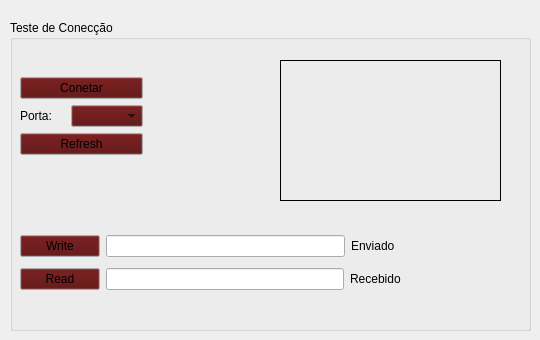
          <widget class="QWidget" name="tab_7">
           <attribute name="title">
            <string>Comunicação</string>
           </attribute>
           <widget class="QGroupBox" name="groupBox_4">
            <property name="geometry">
             <rect>
              <x>10</x>
              <y>20</y>
              <width>521</width>
              <height>311</height>
             </rect>
            </property>
            <property name="title">
             <string>Teste de Conecção</string>
            </property>
            <widget class="QLabel" name="label_10">
             <property name="geometry">
              <rect>
               <x>60</x>
               <y>140</y>
               <width>62</width>
               <height>17</height>
              </rect>
             </property>
             <property name="text">
              <string/>
             </property>
            </widget>
            <widget class="QLabel" name="monitor">
             <property name="geometry">
              <rect>
               <x>270</x>
               <y>40</y>
               <width>221</width>
               <height>141</height>
              </rect>
             </property>
             <property name="frameShape">
              <enum>QFrame::Box</enum>
             </property>
             <property name="text">
              <string/>
             </property>
            </widget>
            <widget class="QWidget" name="">
             <property name="geometry">
              <rect>
               <x>10</x>
               <y>210</y>
               <width>381</width>
               <height>66</height>
              </rect>
             </property>
             <layout class="QGridLayout" name="gridLayout_70">
              <item row="0" column="0">
               <layout class="QGridLayout" name="gridLayout_69">
                <item row="0" column="0">
                 <layout class="QGridLayout" name="gridLayout_66">
                  <item row="0" column="0">
                   <widget class="QPushButton" name="write_data">
                    <property name="palette">
                     <palette>
                      <active>
                       <colorrole role="Button">
                        <brush brushstyle="SolidPattern">
                         <color alpha="255">
                          <red>84</red>
                          <green>2</green>
                          <blue>2</blue>
                         </color>
                        </brush>
                       </colorrole>
                      </active>
                      <inactive>
                       <colorrole role="Button">
                        <brush brushstyle="SolidPattern">
                         <color alpha="255">
                          <red>84</red>
                          <green>2</green>
                          <blue>2</blue>
                         </color>
                        </brush>
                       </colorrole>
                      </inactive>
                      <disabled>
                       <colorrole role="Button">
                        <brush brushstyle="SolidPattern">
                         <color alpha="255">
                          <red>84</red>
                          <green>2</green>
                          <blue>2</blue>
                         </color>
                        </brush>
                       </colorrole>
                      </disabled>
                     </palette>
                    </property>
                    <property name="text">
                     <string>Write</string>
                    </property>
                   </widget>
                  </item>
                  <item row="0" column="1">
                   <widget class="QLineEdit" name="send_data"/>
                  </item>
                 </layout>
                </item>
                <item row="0" column="1">
                 <widget class="QLabel" name="label_14">
                  <property name="text">
                   <string>Enviado  </string>
                  </property>
                 </widget>
                </item>
               </layout>
              </item>
              <item row="1" column="0">
               <layout class="QGridLayout" name="gridLayout_68">
                <item row="0" column="0">
                 <layout class="QGridLayout" name="gridLayout_67">
                  <item row="0" column="0">
                   <widget class="QPushButton" name="read_data">
                    <property name="palette">
                     <palette>
                      <active>
                       <colorrole role="Button">
                        <brush brushstyle="SolidPattern">
                         <color alpha="255">
                          <red>84</red>
                          <green>2</green>
                          <blue>2</blue>
                         </color>
                        </brush>
                       </colorrole>
                      </active>
                      <inactive>
                       <colorrole role="Button">
                        <brush brushstyle="SolidPattern">
                         <color alpha="255">
                          <red>84</red>
                          <green>2</green>
                          <blue>2</blue>
                         </color>
                        </brush>
                       </colorrole>
                      </inactive>
                      <disabled>
                       <colorrole role="Button">
                        <brush brushstyle="SolidPattern">
                         <color alpha="255">
                          <red>84</red>
                          <green>2</green>
                          <blue>2</blue>
                         </color>
                        </brush>
                       </colorrole>
                      </disabled>
                     </palette>
                    </property>
                    <property name="text">
                     <string>Read</string>
                    </property>
                   </widget>
                  </item>
                  <item row="0" column="1">
                   <widget class="QLineEdit" name="receive_data"/>
                  </item>
                 </layout>
                </item>
                <item row="0" column="1">
                 <widget class="QLabel" name="label_15">
                  <property name="text">
                   <string>Recebido</string>
                  </property>
                 </widget>
                </item>
               </layout>
              </item>
             </layout>
            </widget>
            <widget class="QWidget" name="">
             <property name="geometry">
              <rect>
               <x>10</x>
               <y>50</y>
               <width>251</width>
               <height>93</height>
              </rect>
             </property>
             <layout class="QGridLayout" name="gridLayout_71">
              <item row="0" column="0">
               <layout class="QGridLayout" name="gridLayout_65">
                <item row="0" column="0">
                 <widget class="QPushButton" name="connect_disconnect">
                  <property name="palette">
                   <palette>
                    <active>
                     <colorrole role="Button">
                      <brush brushstyle="SolidPattern">
                       <color alpha="255">
                        <red>84</red>
                        <green>2</green>
                        <blue>2</blue>
                       </color>
                      </brush>
                     </colorrole>
                    </active>
                    <inactive>
                     <colorrole role="Button">
                      <brush brushstyle="SolidPattern">
                       <color alpha="255">
                        <red>84</red>
                        <green>2</green>
                        <blue>2</blue>
                       </color>
                      </brush>
                     </colorrole>
                    </inactive>
                    <disabled>
                     <colorrole role="Button">
                      <brush brushstyle="SolidPattern">
                       <color alpha="255">
                        <red>84</red>
                        <green>2</green>
                        <blue>2</blue>
                       </color>
                      </brush>
                     </colorrole>
                    </disabled>
                   </palette>
                  </property>
                  <property name="text">
                   <string>Conetar</string>
                  </property>
                 </widget>
                </item>
                <item row="1" column="0">
                 <layout class="QGridLayout" name="gridLayout_64">
                  <item row="0" column="0">
                   <widget class="QLabel" name="label_9">
                    <property name="text">
                     <string>Porta:</string>
                    </property>
                   </widget>
                  </item>
                  <item row="0" column="1">
                   <widget class="QComboBox" name="select_ports">
                    <property name="palette">
                     <palette>
                      <active>
                       <colorrole role="Button">
                        <brush brushstyle="SolidPattern">
                         <color alpha="255">
                          <red>84</red>
                          <green>2</green>
                          <blue>2</blue>
                         </color>
                        </brush>
                       </colorrole>
                      </active>
                      <inactive>
                       <colorrole role="Button">
                        <brush brushstyle="SolidPattern">
                         <color alpha="255">
                          <red>84</red>
                          <green>2</green>
                          <blue>2</blue>
                         </color>
                        </brush>
                       </colorrole>
                      </inactive>
                      <disabled>
                       <colorrole role="Button">
                        <brush brushstyle="SolidPattern">
                         <color alpha="255">
                          <red>84</red>
                          <green>2</green>
                          <blue>2</blue>
                         </color>
                        </brush>
                       </colorrole>
                      </disabled>
                     </palette>
                    </property>
                   </widget>
                  </item>
                 </layout>
                </item>
                <item row="2" column="0">
                 <widget class="QPushButton" name="refresh_ports">
                  <property name="palette">
                   <palette>
                    <active>
                     <colorrole role="Button">
                      <brush brushstyle="SolidPattern">
                       <color alpha="255">
                        <red>84</red>
                        <green>2</green>
                        <blue>2</blue>
                       </color>
                      </brush>
                     </colorrole>
                    </active>
                    <inactive>
                     <colorrole role="Button">
                      <brush brushstyle="SolidPattern">
                       <color alpha="255">
                        <red>84</red>
                        <green>2</green>
                        <blue>2</blue>
                       </color>
                      </brush>
                     </colorrole>
                    </inactive>
                    <disabled>
                     <colorrole role="Button">
                      <brush brushstyle="SolidPattern">
                       <color alpha="255">
                        <red>84</red>
                        <green>2</green>
                        <blue>2</blue>
                       </color>
                      </brush>
                     </colorrole>
                    </disabled>
                   </palette>
                  </property>
                  <property name="text">
                   <string>Refresh</string>
                  </property>
                 </widget>
                </item>
               </layout>
              </item>
              <item row="0" column="1">
               <widget class="QLabel" name="status">
                <property name="text">
                 <string/>
                </property>
               </widget>
              </item>
             </layout>
            </widget>
           </widget>
          </widget>
